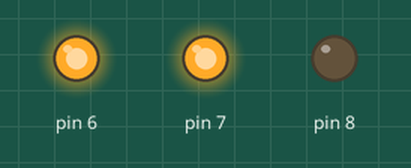
A sketch run on a simulated Arduino Uno, built with avr-gcc and run on an emulated ATmega328P. Parts: output pins drawn as LEDs (lit = HIGH).

Above: at 0.03 s.
At 1.35 s:
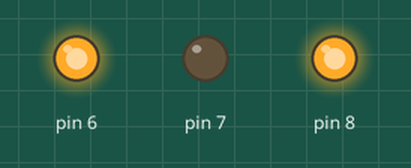
At 2.85 s:
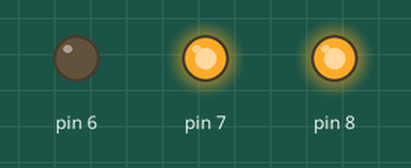
Timing chart, 0 to 3.1 s (numbered marks = the images above):
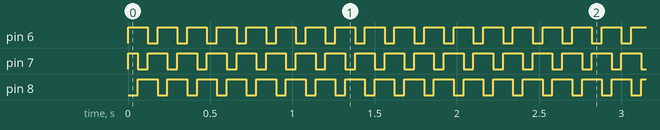

Measured:
- by itself, pin 6, pin 8: alternates HIGH for 0.12 s and LOW for 0.06 s
- by itself, pin 7: repeats every 0.18 s: LOW 0.06 s, HIGH 0.12 s

The sketch:

sketch_apr25b.ino
```cpp
const int ledk = 8;
const int ledy=7;
const int ledm = 6;

void setup() {
pinMode(8,OUTPUT);
pinMode(7,OUTPUT);
pinMode(6,OUTPUT);

}

void loop() {
digitalWrite(8,LOW);
digitalWrite(7,HIGH);
digitalWrite(6,HIGH);
delay(60);
digitalWrite(8,HIGH);
digitalWrite(7,LOW);
digitalWrite(6,HIGH);
delay(60);
digitalWrite(8,HIGH);
digitalWrite(7,HIGH);
digitalWrite(6,LOW);
delay(60);
}
```
